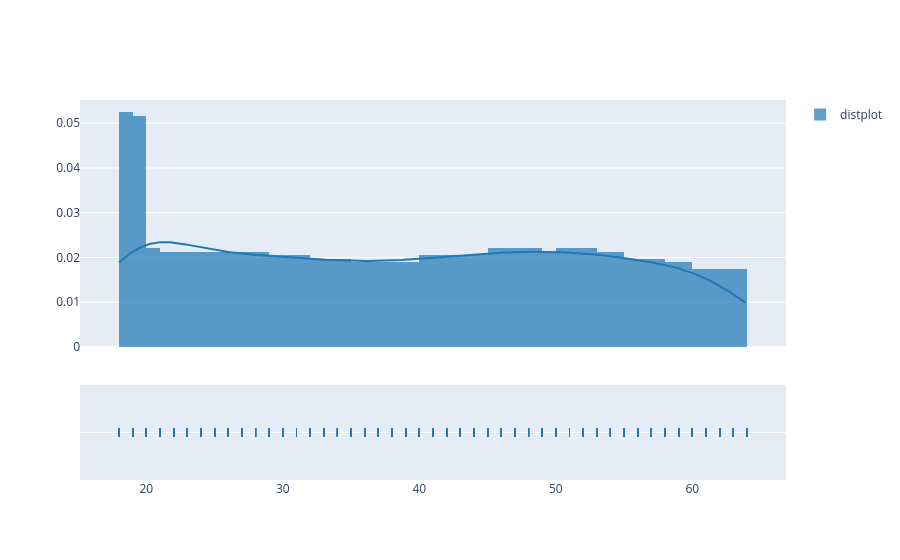

The cell this chart's notebook holds for it:
### Code cell
# x = np.random.randn(1000)
hist_data = [df["age"]]
group_labels = ['distplot'] # name of the dataset

fig = ff.create_distplot(hist_data, group_labels)
fig.show()

# plt.figure(figsize=(15,9))
# sns.distplot(df["age"])

### Figure 1 — Plotly figure (JSON) as saved in the notebook; plotly's stock layout.template omitted (floating-point values rounded to 4 significant figures; data arrays with more than 128 entries replaced by an {"elided": "..."} marker saying what was removed)
{"data": [{"autobinx": false, "histnorm": "probability density", "legendgroup": "distplot", "marker": {"color": "rgb(31, 119, 180)"}, "name": "distplot", "opacity": 0.7, "type": "histogram", "x": {"elided": "1338 int values"}, "xaxis": "x", "xbins": {"end": 64, "size": 1, "start": 18}, "yaxis": "y"}, {"legendgroup": "distplot", "marker": {"color": "rgb(31, 119, 180)"}, "mode": "lines", "name": "distplot", "showlegend": false, "type": "scatter", "x": {"elided": "500 float values"}, "xaxis": "x", "y": {"elided": "500 float values"}, "yaxis": "y"}, {"legendgroup": "distplot", "marker": {"color": "rgb(31, 119, 180)", "symbol": "line-ns-open"}, "mode": "markers", "name": "distplot", "showlegend": false, "type": "scatter", "x": {"elided": "1338 int values"}, "xaxis": "x", "y": {"elided": "1338 str values"}, "yaxis": "y2"}], "layout": {"barmode": "overlay", "hovermode": "closest", "legend": {"traceorder": "reversed"}, "xaxis": {"anchor": "y2", "domain": [0, 1], "zeroline": false}, "yaxis": {"anchor": "free", "domain": [0.35, 1], "position": 0}, "yaxis2": {"anchor": "x", "domain": [0, 0.25], "dtick": 1, "showticklabels": false}}}
